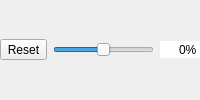
         <widget class="QWidget" name="pageBrightness">
          <layout class="QHBoxLayout" name="horizontalLayoutBrightness">
           <property name="leftMargin">
            <number>0</number>
           </property>
           <property name="topMargin">
            <number>0</number>
           </property>
           <property name="rightMargin">
            <number>0</number>
           </property>
           <property name="bottomMargin">
            <number>0</number>
           </property>
           <item>
            <widget class="QToolButton" name="brightnessReset">
             <property name="toolTip">
              <string>Reset brightness</string>
             </property>
             <property name="styleSheet">
              <string notr="true"/>
             </property>
             <property name="text">
              <string>Reset</string>
             </property>
             <property name="icon">
              <iconset resource="../icons.qrc">
               <normaloff>:/glmixer/icons/view-refresh.png</normaloff>:/glmixer/icons/view-refresh.png</iconset>
             </property>
             <property name="iconSize">
              <size>
               <width>16</width>
               <height>16</height>
              </size>
             </property>
            </widget>
           </item>
           <item>
            <widget class="QSlider" name="brightnessSlider">
             <property name="toolTip">
              <string>Adjust brightness</string>
             </property>
             <property name="minimum">
              <number>-100</number>
             </property>
             <property name="maximum">
              <number>100</number>
             </property>
             <property name="orientation">
              <enum>Qt::Horizontal</enum>
             </property>
            </widget>
           </item>
           <item>
            <widget class="QSpinBox" name="brightnessBox">
             <property name="toolTip">
              <string>Enter value</string>
             </property>
             <property name="frame">
              <bool>false</bool>
             </property>
             <property name="alignment">
              <set>Qt::AlignRight|Qt::AlignTrailing|Qt::AlignVCenter</set>
             </property>
             <property name="buttonSymbols">
              <enum>QAbstractSpinBox::NoButtons</enum>
             </property>
             <property name="correctionMode">
              <enum>QAbstractSpinBox::CorrectToNearestValue</enum>
             </property>
             <property name="keyboardTracking">
              <bool>false</bool>
             </property>
             <property name="suffix">
              <string>%</string>
             </property>
             <property name="minimum">
              <number>-100</number>
             </property>
             <property name="maximum">
              <number>100</number>
             </property>
            </widget>
           </item>
          </layout>
         </widget>
